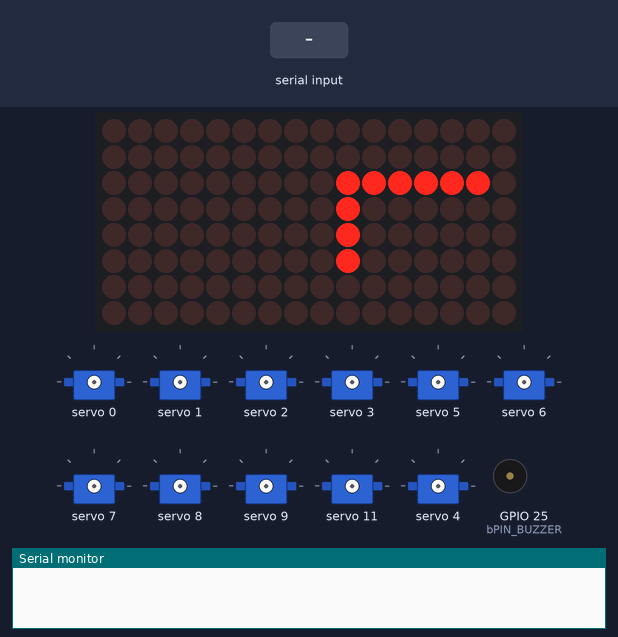
The sketch below on a simulated ESP32. Parts: 16×8 LED matrix, 11 × servo, buzzer (waves = sounding, pin HIGH), the last lines printed to the serial monitor. Inputs (shaded band) come from the test bench.

Above: at 0.1 s.
At 1.1 s:
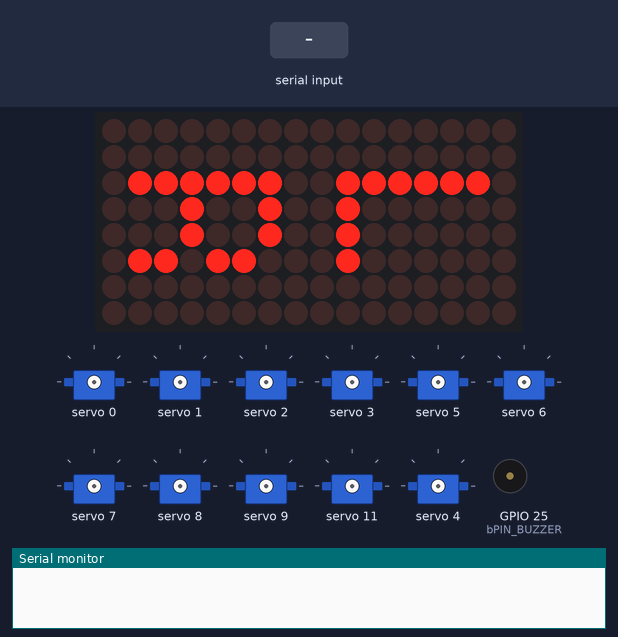
At 9.1 s:
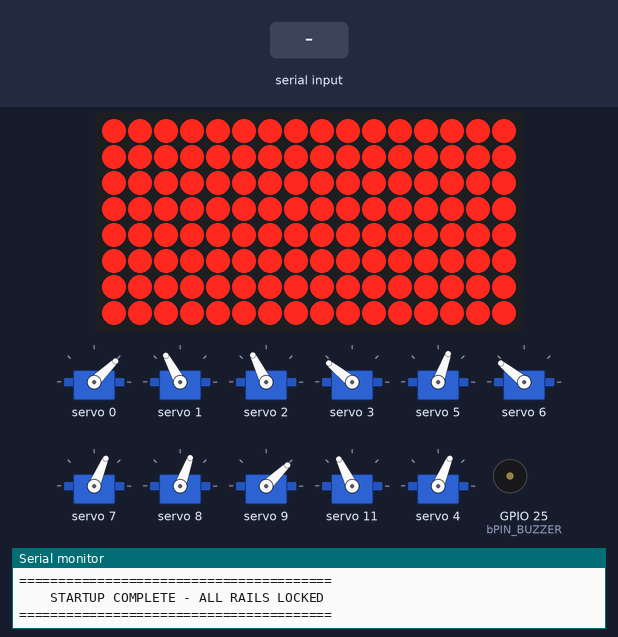
9.2 s: "C0:\n" received over Serial
Timing chart, 0 to 12.2 s (numbered marks = the images above; inputs shaded):
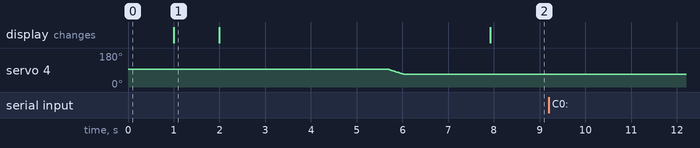

The sketch:

qv3_main.ino
```cpp
// DESCRIPTION ----------------------------------------------------------------------------------------------------------------
// This is the main hardware script for the Steven robot
// It has four functions:
// 1. Servo control
// 2. Sensor control & data processing
// 3. Matrix display control
// 4. Buzzer control


// INCLUDES -------------------------------------------------------------------------------------------------------------------
// MAX7219 8x8 Matrix Displays
#include <MD_MAX72xx.h>
#include <SPI.h>
// PCA9685 Servo Driver
#include <Wire.h>
#include <Adafruit_PWMServoDriver.h>


// GLOBALS & FUNCTIONS --------------------------------------------------------------------------------------------------------

enum dDisplaySide { D_LEFT = 0, D_RIGHT = 1 };

// SERVOS (s-) --------------------------------------------------------
// --- CONFIGURATION ----------------------------------------------------------
#define SERVO_FREQ      50
#define ENABLE_DIAGNOSTICS  false

// Servo limits
#define USMIN_MG996R    500
#define USMAX_MG996R   2500
#define USMIN_MG90S     600
#define USMAX_MG90S    2400

// Rest position definition
const uint16_t robotRestPose[14] = {
  1000, 1764, 1735,  // Front Left
  2000, 1235, 1264,  // Front Right
  2000, 1235, 1264,  // Back Left
  1000, 1764, 1735,  // Back Right
  USMIN_MG90S, USMAX_MG90S  // Antennas
};

// Runtime state tracking
uint16_t currentPose[14];
bool servoHealthy[14];
unsigned long servoLastUpdate[14];

Adafruit_PWMServoDriver pwm;


// ============================================================================
// HELPER FUNCTIONS - FIXED STRING HANDLING
// ============================================================================

void printDiagnostic(const char* msg) {
#if ENABLE_DIAGNOSTICS
  Serial.print("[DIAG] ");
  Serial.println(msg);
#endif
}

// Use sprintf instead of String concatenation for diagnostics
void markServoUnhealthy(uint8_t channel) {
  if (!servoHealthy[channel]) {
    char diagBuf[32];
    snprintf(diagBuf, sizeof(diagBuf), "SERVO %d UNHEALTHY", channel);
    printDiagnostic(diagBuf);
    servoHealthy[channel] = false;
  }
}

void markServoHealthy(uint8_t channel) {
  if (!servoHealthy[channel]) {
    char diagBuf[32];
    snprintf(diagBuf, sizeof(diagBuf), "SERVO %d RECOVERED", channel);
    printDiagnostic(diagBuf);
    servoHealthy[channel] = true;
  }
  servoLastUpdate[channel] = millis();
}

bool safeWriteMicroseconds(uint8_t channel, uint16_t us, uint8_t retries = 3) {
  for (uint8_t attempt = 0; attempt < retries; attempt++) {
    pwm.writeMicroseconds(channel, us);
    delay(1);

    // Simple success assumption - can't truly verify output on PCA9685
    markServoHealthy(channel);
    return true;
  }

  char diagBuf[32];
  snprintf(diagBuf, sizeof(diagBuf), "SERVO WRITE FAILED: CH %d", channel);
  printDiagnostic(diagBuf);
  markServoUnhealthy(channel);
  return false;
}

// ============================================================================
// COMMAND PARSING - FIXED STRING TRIMMING
// ============================================================================

void parseAndMove(String data) {
  int idx0  = data.indexOf("C0:");
  int idx1  = data.indexOf("C1:");
  int idx2  = data.indexOf("C2:");
  int idx3  = data.indexOf("C3:");
  int idx4  = data.indexOf("C4:");
  int idx5  = data.indexOf("C5:");
  int idx6  = data.indexOf("C6:");
  int idx7  = data.indexOf("C7:");
  int idx8  = data.indexOf("C8:");
  int idx9  = data.indexOf("C9:");
  int idx10 = data.indexOf("C10:");
  int idx11 = data.indexOf("C11:");
  int idx12 = data.indexOf("C12:");
  int idx13 = data.indexOf("C13:");

  if (idx0 == -1 || idx1 == -1 || idx2 == -1 || idx3 == -1 ||
      idx4 == -1 || idx5 == -1 || idx6 == -1 || idx7 == -1 ||
      idx8 == -1 || idx9 == -1 || idx10 == -1 || idx11 == -1 ||
      idx12 == -1 || idx13 == -1) {
    Serial.println("ERROR: Malformed command - missing markers");
    return;
  }

  // FIX: Parse substring into temp String FIRST, THEN trim, THEN convert
  int vals[14];
  String tmpStr;

  tmpStr = data.substring(idx0  + 3, idx1 ); tmpStr.trim(); vals[0] = tmpStr.toInt();
  tmpStr = data.substring(idx1  + 3, idx2 ); tmpStr.trim(); vals[1] = tmpStr.toInt();
  tmpStr = data.substring(idx2  + 3, idx3 ); tmpStr.trim(); vals[2] = tmpStr.toInt();
  tmpStr = data.substring(idx3  + 3, idx4 ); tmpStr.trim(); vals[3] = tmpStr.toInt();
  tmpStr = data.substring(idx4  + 3, idx5 ); tmpStr.trim(); vals[4] = tmpStr.toInt();
  tmpStr = data.substring(idx5  + 3, idx6 ); tmpStr.trim(); vals[5] = tmpStr.toInt();
  tmpStr = data.substring(idx6  + 3, idx7 ); tmpStr.trim(); vals[6] = tmpStr.toInt();
  tmpStr = data.substring(idx7  + 3, idx8 ); tmpStr.trim(); vals[7] = tmpStr.toInt();
  tmpStr = data.substring(idx8  + 3, idx9 ); tmpStr.trim(); vals[8] = tmpStr.toInt();
  tmpStr = data.substring(idx9  + 3, idx10); tmpStr.trim(); vals[9] = tmpStr.toInt();
  tmpStr = data.substring(idx10 + 4, idx11); tmpStr.trim(); vals[10] = tmpStr.toInt();
  tmpStr = data.substring(idx11 + 4, idx12); tmpStr.trim(); vals[11] = tmpStr.toInt();
  tmpStr = data.substring(idx12 + 4, idx13); tmpStr.trim(); vals[12] = tmpStr.toInt();
  tmpStr = data.substring(idx13 + 4       ); tmpStr.trim(); vals[13] = tmpStr.toInt();

  // Apply with bounds checking
  bool movementWarning = false;
  for (uint8_t i = 0; i < 14; i++) {
    uint16_t minVal = (i < 12) ? USMIN_MG996R : USMIN_MG90S;
    uint16_t maxVal = (i < 12) ? USMAX_MG996R : USMAX_MG90S;

    int constrained = constrain(vals[i], minVal, maxVal);
    int delta = abs(constrained - currentPose[i]);

    if (delta > 500) {
      Serial.printf("WARN: Large jump CH %d (%d -> %d)\n", i, currentPose[i], constrained);
      movementWarning = true;
    }

    // Only reject extreme jumps if safety threshold exceeded
    if (delta < 800) {  // Removed broken comment syntax
      currentPose[i] = constrained;
    }
  }

  if (movementWarning) {
    Serial.println("(Movement warnings logged - positions adjusted)");
  }
}


// SENSORS (e- )-------------------------------------------------------
const int TRIG_PIN = 12;
const int ECHO_PINS[] = {14, 27, 26};
const char* SENSOR_LABELS[] = {"Left", "Middle", "Right"};
const int SENSOR_COUNT = 3;


// MATRIX DISPLAYS (d- )-----------------------------------------------
#define dHARDWARE_TYPE MD_MAX72XX::FC16_HW
const int dMAX_DEVICES = 2;

// ESP32 hardware VSPI pins
const int dCLK_PIN  = 18;
const int dDATA_PIN = 23;
const int dCS_PIN   = 5;
// initialize using hardware SPI
MD_MAX72XX mx = MD_MAX72XX(dHARDWARE_TYPE, dCS_PIN, dMAX_DEVICES);

// patterns - make using https://xantorohara.github.io/led-matrix-editor/
const uint8_t dpLeft[8] = {
  0b00000000, 0b00000100, 0b00000100, 0b00000100, 0b00000100, 0b00000100, 0b00111100, 0b00000000
};

const uint8_t dpRight[8] = {
  0b00000000, 0b00011100, 0b00100100, 0b00100100, 0b00011100, 0b00100100, 0b00100100, 0b00000000
};

const uint8_t dpSmiley[8] = {
  0b00111100, 0b01000010, 0b10100101, 0b10000001, 0b10100101, 0b10011001, 0b01000010, 0b00111100
};

const uint8_t dpHeart[8] = {
  0b00000000, 0b01100110,  0b11111111, 0b11111111, 0b01111110, 0b00111100, 0b00011000, 0b00000000
};

const uint8_t dpFull[8] = {
  0b11111111, 0b11111111, 0b11111111, 0b11111111, 0b11111111, 0b11111111, 0b11111111, 0b11111111
};

const uint8_t dpBored[8] = {
  0b00000000, 0b00000000, 0b00000000, 0b00000000, 0b11111111, 0b11111111, 0b11111111, 0b11111111
};

const uint8_t dpHappy[8] = {
  0b11111111, 0b11111111, 0b11111111, 0b11111111, 0b11000011, 0b10000001, 0b00000000, 0b00000000
};

void dDrawMatrixPattern(enum dDisplaySide side, const uint8_t pattern[]) {
  uint8_t startCol = side * 8; // set offset needed

  mx.control((uint8_t)side, MD_MAX72XX::UPDATE, MD_MAX72XX::OFF);
  for (uint8_t col = 0; col < 8; col++) {
    mx.setColumn(startCol + col, pattern[col]);
  }
  mx.control((uint8_t)side, MD_MAX72XX::UPDATE, MD_MAX72XX::ON);
}


// BUZZER (b- )--------------------------------------------------------
const int bPIN_BUZZER = 25;

void bPlayTone(double frequency, int duration) {
  if (frequency == 0) {
    ledcWriteTone(bPIN_BUZZER, 0);         // stop tone
  } else {
    ledcWriteTone(bPIN_BUZZER, frequency); // start tone directly on PIN
  }
  delay(duration);                        // hold tone
  ledcWriteTone(bPIN_BUZZER, 0);           // stop tone
  delay(50);                              // pause between tones
}


// SETUP -----------------------------------------------------------------------------------------------------------------------
void setup() {
  // SENSORS ----------------------------------------------------------
  Serial.begin(115200);
  // pinMode(TRIG_PIN, OUTPUT);
  // for (int i = 0; i < SENSOR_COUNT; i++) {
  //   pinMode(ECHO_PINS[i], INPUT);
  // }

  // MATRIX DISPLAYS --------------------------------------------------
  mx.begin();
  mx.control(MD_MAX72XX::INTENSITY, 2); // Set brightness low (0-15)
  mx.clear();

  // --- STARTUP TEST ---
  dDrawMatrixPattern(D_LEFT, dpLeft);
  delay(1000);
  dDrawMatrixPattern(D_RIGHT, dpRight);
  delay(1000);

  mx.clear(); // clear everything for main loop
  delay(1000);

  // BUZZER -----------------------------------------------------------
  ledcAttach(bPIN_BUZZER, 2000, 8);

  // SERVOS -----------------------------------------------------------
  delay(1000);

  Serial.println("========================================");
  Serial.println("    QUADRUPED SERVOS INITIALIZATION v3.1  ");
  Serial.println("========================================\n");

  Wire.begin(21, 22);
  Wire.setClock(400000);

  Serial.println("[STEP 1] Initializing PCA9685...");
  if (!pwm.begin()) {
    Serial.println("FATAL ERROR: PCA9685 not responding!");
    while (true) delay(1000);
  }

  pwm.setOscillatorFrequency(25000000);
  pwm.setPWMFreq(SERVO_FREQ);
  delay(200);

  Serial.println("\n[STEP 2] Initializing Rest Poses (Isolated Knee Rails)...");

  // Revised grouping: We split the high-load joints so they NEVER activate together
  const uint8_t legGroups[4][4] = {
    {0, 1, 2, 3},     // Phase 1: Front Left completely + Front Right hip
    {5, 6, 7, 8},     // Phase 2: Front Right ankle + Back Left completely
    {9, 11, 255, 255},// Phase 3: Back Right hip and ankle only
    {4, 10, 255, 255} // Phase 4: CRITICAL KNEES ONLY - Woken up last when chassis is supported
  };

  for (uint8_t g = 0; g < 4; g++) {
    Serial.printf("Spooling up Leg Group %d...\n", g);

    for (uint8_t chIdx = 0; chIdx < 4; chIdx++) {
      uint8_t channel = legGroups[g][chIdx];
      if (channel == 255) continue;

      // SOFT-START RAMP FOR THE PROBLEM KNEE JOINTS (4 and 10)
      if (channel == 4 || channel == 10) {
        Serial.printf("  [KNEE SOFT-START] Easing CH %d into load...\n", channel);

        uint16_t startPulse = 1500; // Assume standard neutral midpoint to initialize internal IC
        uint16_t targetPulse = robotRestPose[channel];
        int step = (targetPulse > startPulse) ? 20 : -20;

        // Wake the chip up at neutral
        pwm.writeMicroseconds(channel, startPulse);
        delay(50);

        // Smoothly step toward target rest pose to avoid high stall-current spikes
        for (uint16_t p = startPulse; abs(p - targetPulse) > 20; p += step) {
          pwm.writeMicroseconds(channel, p);
          delay(25); // 25ms increments gives the 4A supply time to breathe
        }
      }

      // Standard direct power-up for non-problem channels
      Serial.printf("  Waking up CH %d -> %d µs\n", channel, robotRestPose[channel]);
      safeWriteMicroseconds(channel, robotRestPose[channel]);

      currentPose[channel] = robotRestPose[channel];
      servoHealthy[channel] = true;
      servoLastUpdate[channel] = millis();

      delay(50);
    }

    delay(300); // Extended pause between groups to clear trace heating/sag
    Serial.println("  Group Stabilized.");
  }

  // Initialize the antennas separately at the very end
  Serial.println("\n[STEP 3] Initializing Antennas...");
  for (uint8_t i = 12; i < 14; i++) {
    safeWriteMicroseconds(i, robotRestPose[i]);
    currentPose[i] = robotRestPose[i];
    servoHealthy[i] = true;
    servoLastUpdate[i] = millis();
    delay(50);
  }

  Serial.println("\n========================================");
  Serial.println("    STARTUP COMPLETE - ALL RAILS LOCKED   ");
  Serial.println("========================================");

  delay(1000);
}

// MASTER LOOP ----------------------------------------------------------------------------------------------------------------
void loop() {
  // MATRIX DISPLAYS --------------------------------------------------
  dDrawMatrixPattern(D_LEFT,  dpFull);
  dDrawMatrixPattern(D_RIGHT, dpFull);

  // BUZZER -----------------------------------------------------------
  // bPlayTone(500, 50);
  // bPlayTone(800, 50);
  // bPlayTone(600, 50);
  // bPlayTone(500, 50);
  // bPlayTone(700, 50);

  // Serial.println("-----------------------");

  // SERVOS -----------------------------------------------------------
  static unsigned long lastSystemCheck = 0;

  if (Serial.available() > 0) {
    String data = Serial.readStringUntil('\n');
    parseAndMove(data);
    delay(5);
  }

  // Update all servos at controlled rate
  for (uint8_t i = 0; i < 14; i++) {
    if (servoHealthy[i]) {
      pwm.writeMicroseconds(i, currentPose[i]);
    } else {
      pwm.writeMicroseconds(i, 1500);  // Safe center position
    }
  }

  // Periodic diagnostics every 5 seconds
  if (millis() - lastSystemCheck > 5000) {
    lastSystemCheck = millis();

    #if ENABLE_DIAGNOSTICS
    uint8_t offline = 0;
    for (uint8_t i = 0; i < 14; i++) {
      if ((millis() - servoLastUpdate[i]) > 2000) offline++;
    }
    if (offline > 0) {
      Serial.printf("[%lu] STATUS: %d servos inactive\n", millis(), offline);
    }
    #endif
  }

  // SENSORS ----------------------------------------------------------
  // for (int i = 0; i < SENSOR_COUNT; i++) {
  //   digitalWrite(TRIG_PIN, LOW);
  //   delayMicroseconds(5); // Increased stability delay

  //   digitalWrite(TRIG_PIN, HIGH);
  //   delayMicroseconds(10);
  //   digitalWrite(TRIG_PIN, LOW);

  //   long duration = pulseIn(ECHO_PINS[i], HIGH, 25000);
  //   float distance = (duration * 0.0343) / 2;

  //   Serial.print("Sensor ");
  //   Serial.print(SENSOR_LABELS[i]);
  //   Serial.print(": ");

  //   if (distance == 0) {
  //     Serial.println("Out of range");
  //   } else {
  //     Serial.print(distance);
  //     Serial.println(" cm");
  //   }

  //   // Give a generous 80ms for the power to stabilize and sound to fade
  //   // delay(80);
  // }

  // Serial.println("-----------------------");
  // delay(300);

  delay(25);  // 40Hz refresh cycle
}
```

Measured:
- what the display in image 1 shows lasts 1.0 s, from 1.0 s to 2.0 s
